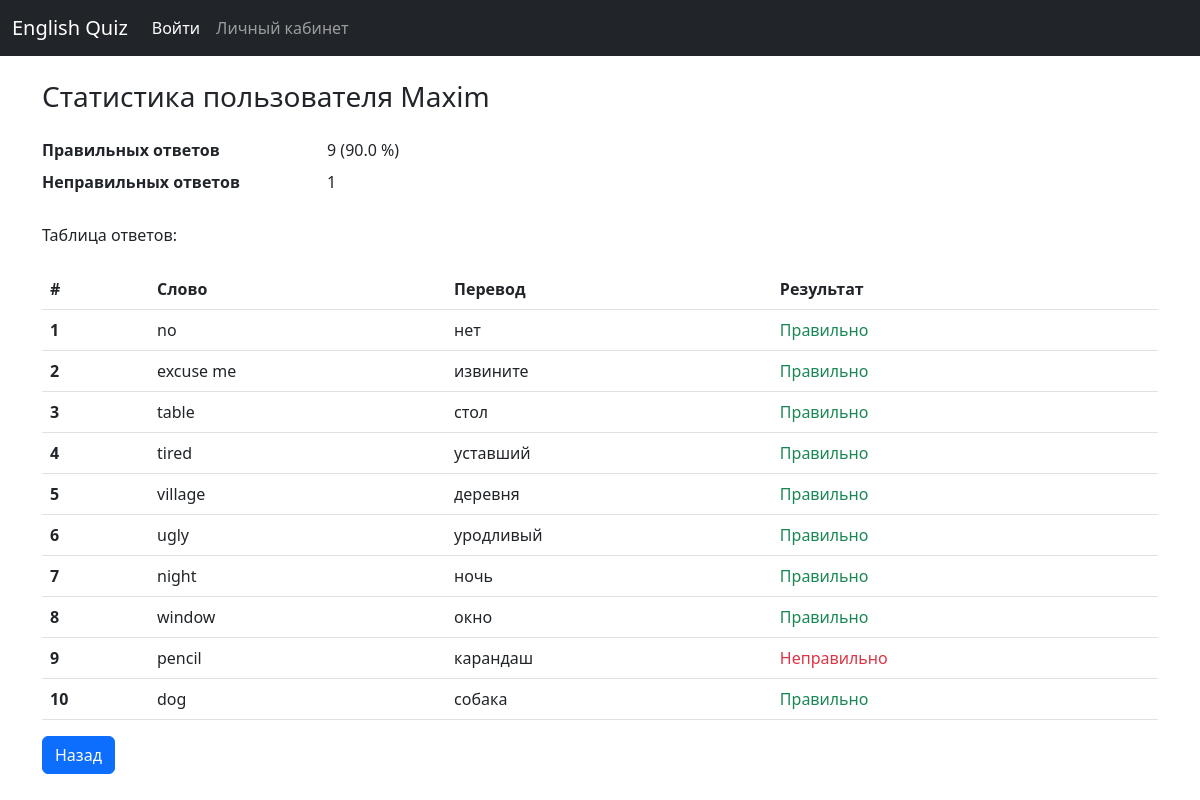
The page /stat/1 (signed in) on the database its author committed.
### models/models_db.py (models this page shows, shortened)
class User(db.Model, UserMixin):
    __tablename__ = 'users'
    id = db.Column(db.Integer, primary_key=True)
    username = db.Column(db.String(100), nullable=False, default='Unknown User')
    email = db.Column(db.String(100), nullable=False, unique=True)
    password = db.Column(db.String(100), nullable=False)
    date_of_registration = db.Column(db.DateTime, default=datetime.today())
    sessions = db.relationship('Session', backref='user', lazy=True)

class Question(db.Model):
    __tablename__ = 'questions'
    id = db.Column(db.Integer, primary_key=True)
    level = db.Column(db.Integer, nullable=False)
    question = db.Column(db.String(100), nullable=False)
    answer = db.Column(db.String(100), nullable=False)

### app.py (the view)
@app.route('/stat/<int:session_id>')
@login_required
def stat(session_id):  # Страница статистики
    user = current_user
    session = Session.query.get(session_id)
    results = session.get_answers_list()
    correct_answers = len([res for qst, res in results if res])
    incorrect_answers = len(results) - correct_answers
    print(f'Пользователь {user.username}: правильных {correct_answers}, неправильных {incorrect_answers}')
    return render_template('stat.html', user=user, correct_answers=correct_answers, incorrect_answers=incorrect_answers,
                           results=results, user_id=user.id)

### app.py (called while the page is built)
@login_manager.user_loader
def load_user(user_id):
    print("load_user")
    return User.query.get(user_id)

### models/models_db.py (called while the page is built)
    def get_answers_list(self):
        return pickle.loads(self.answers)

### templates/stat.html (shortened to what this page needs)
{% extends 'base.html' %}
{% block body %}
    <div class="container">
        <h3 class="my-4">Статистика пользователя {{ user.username }}</h3>
        <dl class="row">
            <dt class="col-sm-3">Правильных ответов</dt>
            <dd class="col-sm-9">{{ correct_answers }}
                ({{ (correct_answers / results | length * 100) | round }} %)
            </dd>
            <dt class="col-sm-3">Неправильных ответов</dt>
            <dd class="col-sm-9">{{ incorrect_answers }}</dd>
        </dl>
        <h6 class="my-4">Таблица ответов:</h6>
        <table class="table">
            <thead>
            <tr>
                <th scope="col">#</th>
                <th scope="col">Слово</th>
                <th scope="col">Перевод</th>
                <th scope="col">Результат</th>
            </tr>
            </thead>
            <tbody>
            {% for question, result in results %}
                <tr>
                    <th scope="row">{{ loop.index }}</th>
                    <td>{{ question.question }}</td>
                    <td>{{ question.answer }}</td>
                    {% if result %}
                        <td class="text-success">Правильно</td>
                    {% else %}
                        <td class="text-danger">Неправильно</td>
                    {% endif %}
                </tr>
            {% endfor %}
            </tbody>
        </table>
    <a class="btn btn-primary" href="{{ url_for('profile') }}" role="button">Назад</a>
    </div>
{% endblock %}

### templates/base.html (shortened to what this page needs)
<!doctype html>
<html lang="en">
<head>
    <link rel="stylesheet" href="https://cdn.jsdelivr.net/npm/bootstrap@5.2.3/dist/css/bootstrap.min.css"
>
</head>
<body>
<nav class="navbar navbar-expand-sm navbar-dark bg-dark" aria-label="Third navbar example">
    <div class="container-fluid">
      <a class="navbar-brand" href="/">English Quiz</a>
      <div class="collapse navbar-collapse" id="navbarsExample03">
        <ul class="navbar-nav me-auto mb-2 mb-sm-0">
          <li class="nav-item">
            <a class="nav-link active" aria-current="page" href="/login">Войти</a>
          </li>
          <li class="nav-item">
            <a class="nav-link" href="/profile">Личный кабинет</a>
          </li>
        </ul>
      </div>
    </div>
  </nav>
{% block body %}
{% endblock %}
</body>
</html>

### rows shown on the page
User: username "Maxim"
Question: question "no", answer "нет", shows "Правильно"
Question: question "excuse me", answer "извините", shows "Правильно"
Question: question "table", answer "стол", shows "Правильно"
Question: question "tired", answer "уставший", shows "Правильно"
Question: question "village", answer "деревня", shows "Правильно"
Question: question "ugly", answer "уродливый", shows "Правильно"
Question: question "night", answer "ночь", shows "Правильно"
Question: question "window", answer "окно", shows "Правильно"
Question: question "pencil", answer "карандаш", shows "Неправильно"
Question: question "dog", answer "собака", shows "Правильно"

### other values the page prints
{{ correct_answers }} "9"
{{ (correct_answers / results | length * 100) | round }} "90.0"
{{ incorrect_answers }} "1"
